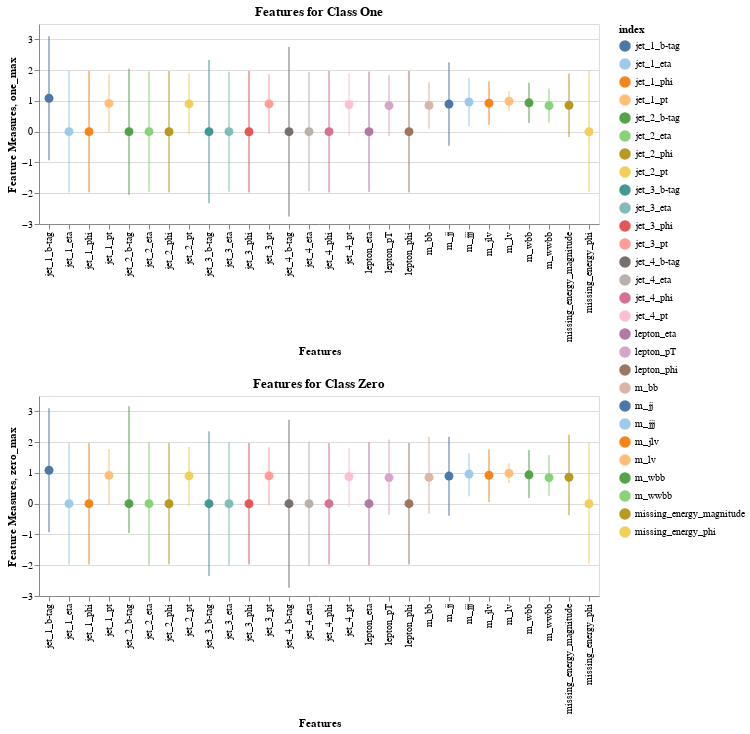

The notebook cell saved with this chart:
### Code cell
### Altair Chart

#adding selection so that when mouse hovers over value that value is selected
selection = alt.selection(type='multi', fields=['index'], on='mouseover', nearest=True)

#creating chart for all data associated with class of 1
ones = alt.Chart(df_format).mark_point(filled = True, size = 80).encode(
    alt.X('index:N', title = 'Features'),
    alt.Y('one_median:Q', title = 'Feature Measures'),
    #setting color scheme
    color = alt.Color('index', scale = alt.Scale(scheme = 'tableau20')),
    #setting option so that data not selected on mouseover becomes more transparent
    opacity=alt.condition(selection, alt.value(1), alt.value(.2)),
    #when selecting data point, tooltip shows values associated each col
    tooltip = ['index', 'one_median', 'one_max', 'one_min']
).interactive().properties(height = 200, title = 'Features for Class One').add_selection(selection)

#creating error bars for 1.96 sd +- median value
error_bars = ones.mark_errorbar(size = 80).encode(
    x = 'index',
    y = 'one_max:Q',
    y2 = 'one_min:Q'
)

#utilizing the same mechanism as above, but this time utilizing for values of class 0
zero = alt.Chart(df_format).mark_point(filled = True, size = 80).encode(
    alt.X('index:N', title = 'Features'),
    alt.Y('one_median:Q', title = 'Feature Measures'),
    color = alt.Color('index', scale = alt.Scale(scheme = 'tableau20')),
    opacity=alt.condition(selection, alt.value(1), alt.value(.2)),  
    tooltip = ['index', 'zero_median', 'zero_max', 'zero_min']
).interactive().properties(height = 200, title = 'Features for Class Zero').add_selection(selection)

error_bars_zero = zero.mark_errorbar(size = 80).encode(
    x = 'index',
    y = 'zero_max:Q',
    y2 = 'zero_min:Q'
)

#plotting each chart with its error bars charts stacked, so that they can be viewed concurrently
charts = (ones + error_bars) & (zero + error_bars_zero)
charts

### Figure 1 — Vega-Lite specification as saved in the notebook (floating-point values rounded to 4 significant figures)
{"config": {"view": {"continuousWidth": 400, "continuousHeight": 300}}, "vconcat": [{"layer": [{"mark": {"type": "point", "filled": true, "size": 80}, "encoding": {"color": {"field": "index", "scale": {"scheme": "tableau20"}, "type": "nominal"}, "opacity": {"condition": {"value": 1, "selection": "selector001"}, "value": 0.2}, "tooltip": [{"field": "index", "type": "nominal"}, {"field": "one_median", "type": "quantitative"}, {"field": "one_max", "type": "quantitative"}, {"field": "one_min", "type": "quantitative"}], "x": {"field": "index", "title": "Features", "type": "nominal"}, "y": {"field": "one_median", "title": "Feature Measures", "type": "quantitative"}}, "height": 200, "selection": {"selector002": {"type": "interval", "bind": "scales", "encodings": ["x", "y"]}, "selector001": {"type": "multi", "fields": ["index"], "on": "mouseover", "nearest": true}}, "title": "Features for Class One"}, {"mark": {"type": "errorbar", "size": 80}, "encoding": {"color": {"field": "index", "scale": {"scheme": "tableau20"}, "type": "nominal"}, "opacity": {"condition": {"value": 1, "selection": "selector001"}, "value": 0.2}, "tooltip": [{"field": "index", "type": "nominal"}, {"field": "one_median", "type": "quantitative"}, {"field": "one_max", "type": "quantitative"}, {"field": "one_min", "type": "quantitative"}], "x": {"field": "index", "type": "nominal"}, "y": {"field": "one_max", "type": "quantitative"}, "y2": {"field": "one_min"}}, "height": 200, "selection": {"selector002": {"type": "interval", "bind": "scales", "encodings": ["x", "y"]}, "selector001": {"type": "multi", "fields": ["index"], "on": "mouseover", "nearest": true}}, "title": "Features for Class One"}]}, {"layer": [{"mark": {"type": "point", "filled": true, "size": 80}, "encoding": {"color": {"field": "index", "scale": {"scheme": "tableau20"}, "type": "nominal"}, "opacity": {"condition": {"value": 1, "selection": "selector001"}, "value": 0.2}, "tooltip": [{"field": "index", "type": "nominal"}, {"field": "zero_median", "type": "quantitative"}, {"field": "zero_max", "type": "quantitative"}, {"field": "zero_min", "type": "quantitative"}], "x": {"field": "index", "title": "Features", "type": "nominal"}, "y": {"field": "one_median", "title": "Feature Measures", "type": "quantitative"}}, "height": 200, "selection": {"selector003": {"type": "interval", "bind": "scales", "encodings": ["x", "y"]}, "selector001": {"type": "multi", "fields": ["index"], "on": "mouseover", "nearest": true}}, "title": "Features for Class Zero"}, {"mark": {"type": "errorbar", "size": 80}, "encoding": {"color": {"field": "index", "scale": {"scheme": "tableau20"}, "type": "nominal"}, "opacity": {"condition": {"value": 1, "selection": "selector001"}, "value": 0.2}, "tooltip": [{"field": "index", "type": "nominal"}, {"field": "zero_median", "type": "quantitative"}, {"field": "zero_max", "type": "quantitative"}, {"field": "zero_min", "type": "quantitative"}], "x": {"field": "index", "type": "nominal"}, "y": {"field": "zero_max", "type": "quantitative"}, "y2": {"field": "zero_min"}}, "height": 200, "selection": {"selector003": {"type": "interval", "bind": "scales", "encodings": ["x", "y"]}, "selector001": {"type": "multi", "fields": ["index"], "on": "mouseover", "nearest": true}}, "title": "Features for Class Zero"}]}], "data": {"name": "data-44e000be2802dd77fa015e9223346558"}, "$schema": "https://vega.github.io/schema/vega-lite/v4.17.0.json", "datasets": {"data-44e000be2802dd77fa015e9223346558": [{"index": "lepton_pT", "one_median": 0.8475, "zero_median": 0.8614, "one_max": 1.838, "one_min": -0.1427, "zero_max": 2.086, "zero_min": -0.3634}, {"index": "lepton_eta", "one_median": -5.416e-05, "zero_median": 0.0009198, "one_max": 1.955, "one_min": -1.956, "zero_max": 2.002, "zero_min": -2.0}, {"index": "lepton_phi", "one_median": 0.0009714, "zero_median": -0.001351, "one_max": 1.974, "one_min": -1.972, "zero_max": 1.971, "zero_min": -1.974}, {"index": "missing_energy_magnitude", "one_median": 0.8591, "zero_median": 0.9337, "one_max": 1.892, "one_min": -0.1736, "zero_max": 2.242, "zero_min": -0.3742}, {"index": "missing_energy_phi", "one_median": -0.0007333, "zero_median": 0.001002, "one_max": 1.972, "one_min": -1.973, "zero_max": 1.973, "zero_min": -1.971}, {"index": "jet_1_pt", "one_median": 0.9209, "zero_median": 0.8634, "one_max": 1.867, "one_min": -0.02487, "zero_max": 1.774, "zero_min": -0.04704}, {"index": "jet_1_eta", "one_median": -2.544e-05, "zero_median": -2.544e-05, "one_max": 1.976, "one_min": -1.976, "zero_max": 1.981, "zero_min": -1.981}, {"index": "jet_1_phi", "one_median": 0.0001609, "zero_median": -0.0004962, "one_max": 1.972, "one_min": -1.971, "zero_max": 1.971, "zero_min": -1.972}, {"index": "jet_1_b-tag", "one_median": 1.087, "zero_median": 1.087, "one_max": 3.102, "one_min": -0.9292, "zero_max": 3.1, "zero_min": -0.9264}, {"index": "jet_2_pt", "one_median": 0.9017, "zero_median": 0.8781, "one_max": 1.892, "one_min": -0.08882, "zero_max": 1.845, "zero_min": -0.08926}, {"index": "jet_2_eta", "one_median": 6.027e-05, "zero_median": 0.001032, "one_max": 1.954, "one_min": -1.954, "zero_max": 2.007, "zero_min": -2.004}, {"index": "jet_2_phi", "one_median": -0.0007581, "zero_median": 0.001564, "one_max": 1.971, "one_min": -1.973, "zero_max": 1.974, "zero_min": -1.971}, {"index": "jet_2_b-tag", "one_median": 0.0, "zero_median": 1.107, "one_max": 2.048, "one_min": -2.048, "zero_max": 3.169, "zero_min": -0.9542}, {"index": "jet_3_pt", "one_median": 0.9018, "zero_median": 0.8923, "one_max": 1.872, "one_min": -0.0688, "zero_max": 1.831, "zero_min": -0.0463}, {"index": "jet_3_eta", "one_median": 0.0001729, "zero_median": 0.0001729, "one_max": 1.951, "one_min": -1.951, "zero_max": 2.007, "zero_min": -2.006}, {"index": "jet_3_phi", "one_median": -0.0007519, "zero_median": -0.0001972, "one_max": 1.971, "one_min": -1.973, "zero_max": 1.972, "zero_min": -1.973}, {"index": "jet_3_b-tag", "one_median": 0.0, "zero_median": 0.0, "one_max": 2.328, "one_min": -2.328, "zero_max": 2.352, "zero_min": -2.352}, {"index": "jet_4_pt", "one_median": 0.8831, "zero_median": 0.8519, "one_max": 1.898, "one_min": -0.1319, "zero_max": 1.815, "zero_min": -0.1109}, {"index": "jet_4_eta", "one_median": 0.0003721, "zero_median": 0.0003721, "one_max": 1.936, "one_min": -1.935, "zero_max": 2.019, "zero_min": -2.019}, {"index": "jet_4_phi", "one_median": 0.0002906, "zero_median": -0.0008191, "one_max": 1.973, "one_min": -1.972, "zero_max": 1.972, "zero_min": -1.973}, {"index": "jet_4_b-tag", "one_median": 0.0, "zero_median": 0.0, "one_max": 2.757, "one_min": -2.757, "zero_max": 2.729, "zero_min": -2.729}, {"index": "m_jj", "one_median": 0.8984, "zero_median": 0.891, "one_max": 2.255, "one_min": -0.4581, "zero_max": 2.174, "zero_min": -0.3919}, {"index": "m_jjj", "one_median": 0.965, "zero_median": 0.94, "one_max": 1.747, "one_min": 0.183, "zero_max": 1.644, "zero_min": 0.2362}, {"index": "m_lv", "one_median": 0.9898, "zero_median": 0.9898, "one_max": 1.312, "one_min": 0.6672, "zero_max": 1.312, "zero_min": 0.6672}, {"index": "m_jlv", "one_median": 0.9266, "zero_median": 0.9085, "one_max": 1.633, "one_min": 0.2206, "zero_max": 1.761, "zero_min": 0.05564}, {"index": "m_bb", "one_median": 0.8545, "zero_median": 0.9281, "one_max": 1.609, "one_min": 0.09981, "zero_max": 2.178, "zero_min": -0.3215}, {"index": "m_wbb", "one_median": 0.939, "zero_median": 0.9654, "one_max": 1.591, "one_min": 0.2868, "zero_max": 1.744, "zero_min": 0.1869}, {"index": "m_wwbb", "one_median": 0.8459, "zero_median": 0.9185, "one_max": 1.401, "one_min": 0.2905, "zero_max": 1.584, "zero_min": 0.2532}]}}
